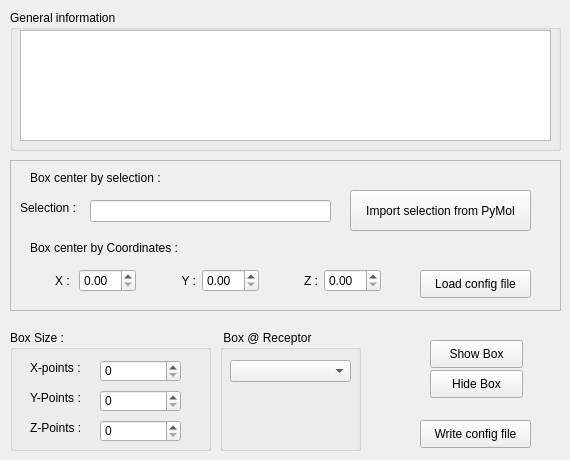
   <widget class="QWidget" name="tab_3">
    <attribute name="title">
     <string>Box</string>
    </attribute>
    <widget class="QGroupBox" name="groupBox_6">
     <property name="geometry">
      <rect>
       <x>10</x>
       <y>10</y>
       <width>551</width>
       <height>141</height>
      </rect>
     </property>
     <property name="title">
      <string>General information</string>
     </property>
     <widget class="QTextBrowser" name="textBrowser_3">
      <property name="geometry">
       <rect>
        <x>10</x>
        <y>20</y>
        <width>531</width>
        <height>111</height>
       </rect>
      </property>
     </widget>
    </widget>
    <widget class="QFrame" name="frame">
     <property name="geometry">
      <rect>
       <x>10</x>
       <y>160</y>
       <width>551</width>
       <height>151</height>
      </rect>
     </property>
     <property name="frameShape">
      <enum>QFrame::StyledPanel</enum>
     </property>
     <property name="frameShadow">
      <enum>QFrame::Raised</enum>
     </property>
     <property name="lineWidth">
      <number>10</number>
     </property>
     <property name="midLineWidth">
      <number>5</number>
     </property>
     <widget class="QLineEdit" name="lineEdit_5">
      <property name="geometry">
       <rect>
        <x>80</x>
        <y>40</y>
        <width>241</width>
        <height>22</height>
       </rect>
      </property>
     </widget>
     <widget class="QLabel" name="label">
      <property name="geometry">
       <rect>
        <x>10</x>
        <y>40</y>
        <width>71</width>
        <height>16</height>
       </rect>
      </property>
      <property name="text">
       <string>Selection :</string>
      </property>
     </widget>
     <widget class="QWidget" name="horizontalLayoutWidget">
      <property name="geometry">
       <rect>
        <x>10</x>
        <y>100</y>
        <width>361</width>
        <height>41</height>
       </rect>
      </property>
      <layout class="QHBoxLayout" name="horizontalLayout">
       <item>
        <widget class="QLabel" name="label_2">
         <property name="text">
          <string>X : </string>
         </property>
         <property name="textFormat">
          <enum>Qt::PlainText</enum>
         </property>
         <property name="scaledContents">
          <bool>false</bool>
         </property>
         <property name="alignment">
          <set>Qt::AlignRight|Qt::AlignTrailing|Qt::AlignVCenter</set>
         </property>
        </widget>
       </item>
       <item>
        <widget class="QDoubleSpinBox" name="doubleSpinBox"/>
       </item>
       <item>
        <widget class="QLabel" name="label_3">
         <property name="text">
          <string>  Y :</string>
         </property>
         <property name="alignment">
          <set>Qt::AlignRight|Qt::AlignTrailing|Qt::AlignVCenter</set>
         </property>
        </widget>
       </item>
       <item>
        <widget class="QDoubleSpinBox" name="doubleSpinBox_2"/>
       </item>
       <item>
        <widget class="QLabel" name="label_4">
         <property name="text">
          <string>  Z :</string>
         </property>
         <property name="alignment">
          <set>Qt::AlignRight|Qt::AlignTrailing|Qt::AlignVCenter</set>
         </property>
        </widget>
       </item>
       <item>
        <widget class="QDoubleSpinBox" name="doubleSpinBox_3"/>
       </item>
      </layout>
     </widget>
     <widget class="QLabel" name="label_8">
      <property name="geometry">
       <rect>
        <x>20</x>
        <y>10</y>
        <width>151</width>
        <height>16</height>
       </rect>
      </property>
      <property name="text">
       <string>Box center by selection :</string>
      </property>
     </widget>
     <widget class="QLabel" name="label_9">
      <property name="geometry">
       <rect>
        <x>20</x>
        <y>80</y>
        <width>171</width>
        <height>16</height>
       </rect>
      </property>
      <property name="text">
       <string>Box center by Coordinates :</string>
      </property>
     </widget>
     <widget class="QPushButton" name="pushButton_11">
      <property name="geometry">
       <rect>
        <x>340</x>
        <y>30</y>
        <width>181</width>
        <height>41</height>
       </rect>
      </property>
      <property name="text">
       <string>Import selection from PyMol</string>
      </property>
     </widget>
    </widget>
    <widget class="QGroupBox" name="groupBox_7">
     <property name="geometry">
      <rect>
       <x>10</x>
       <y>330</y>
       <width>201</width>
       <height>121</height>
      </rect>
     </property>
     <property name="title">
      <string>Box Size :</string>
     </property>
     <widget class="QSpinBox" name="spinBox_4">
      <property name="geometry">
       <rect>
        <x>90</x>
        <y>30</y>
        <width>81</width>
        <height>22</height>
       </rect>
      </property>
     </widget>
     <widget class="QSpinBox" name="spinBox_5">
      <property name="geometry">
       <rect>
        <x>90</x>
        <y>60</y>
        <width>81</width>
        <height>22</height>
       </rect>
      </property>
     </widget>
     <widget class="QSpinBox" name="spinBox_6">
      <property name="geometry">
       <rect>
        <x>90</x>
        <y>90</y>
        <width>81</width>
        <height>22</height>
       </rect>
      </property>
     </widget>
     <widget class="QLabel" name="label_5">
      <property name="geometry">
       <rect>
        <x>20</x>
        <y>30</y>
        <width>55</width>
        <height>16</height>
       </rect>
      </property>
      <property name="text">
       <string>X-points :</string>
      </property>
     </widget>
     <widget class="QLabel" name="label_6">
      <property name="geometry">
       <rect>
        <x>20</x>
        <y>60</y>
        <width>55</width>
        <height>16</height>
       </rect>
      </property>
      <property name="text">
       <string>Y-Points :</string>
      </property>
     </widget>
     <widget class="QLabel" name="label_7">
      <property name="geometry">
       <rect>
        <x>20</x>
        <y>90</y>
        <width>55</width>
        <height>16</height>
       </rect>
      </property>
      <property name="text">
       <string>Z-Points :</string>
      </property>
     </widget>
    </widget>
    <widget class="QGroupBox" name="groupBox_8">
     <property name="geometry">
      <rect>
       <x>220</x>
       <y>330</y>
       <width>141</width>
       <height>121</height>
      </rect>
     </property>
     <property name="title">
      <string> Box @ Receptor</string>
     </property>
     <widget class="QComboBox" name="comboBox_3">
      <property name="geometry">
       <rect>
        <x>10</x>
        <y>30</y>
        <width>121</width>
        <height>22</height>
       </rect>
      </property>
     </widget>
    </widget>
    <widget class="QPushButton" name="pushButton_8">
     <property name="geometry">
      <rect>
       <x>430</x>
       <y>340</y>
       <width>93</width>
       <height>28</height>
      </rect>
     </property>
     <property name="text">
      <string>Show Box</string>
     </property>
    </widget>
    <widget class="QPushButton" name="pushButton_9">
     <property name="geometry">
      <rect>
       <x>430</x>
       <y>370</y>
       <width>93</width>
       <height>28</height>
      </rect>
     </property>
     <property name="text">
      <string>Hide Box</string>
     </property>
    </widget>
    <widget class="QPushButton" name="pushButton_10">
     <property name="geometry">
      <rect>
       <x>420</x>
       <y>420</y>
       <width>111</width>
       <height>28</height>
      </rect>
     </property>
     <property name="text">
      <string>Write config file</string>
     </property>
    </widget>
    <widget class="QPushButton" name="pushButton_25">
     <property name="geometry">
      <rect>
       <x>420</x>
       <y>270</y>
       <width>111</width>
       <height>28</height>
      </rect>
     </property>
     <property name="text">
      <string>Load config file</string>
     </property>
    </widget>
   </widget>
